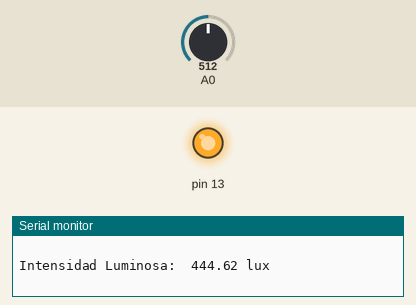
Recording of a sketch running on a simulated Arduino Uno, built with avr-gcc and run on an emulated ATmega328P. Shown: output pins drawn as LEDs (lit = HIGH), the last lines printed to the serial monitor. The inputs (shaded band) are chosen by the test bench; at power-on: A0 = 512.

Above: at 1.8 s.
1.9 s: A0 set to 793
3.4 s: A0 set to 818
At 4.7 s:
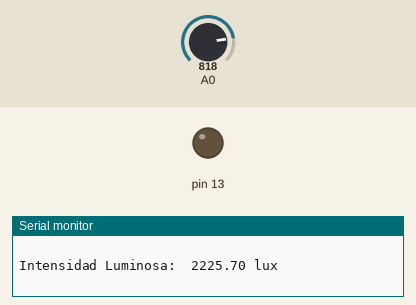
5.6 s: A0 set to 716
At 6.5 s:
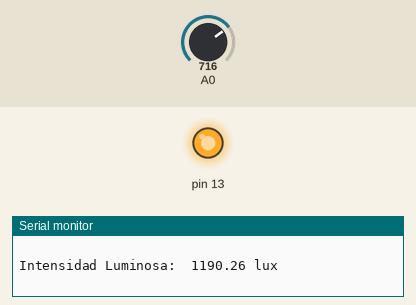
7.7 s: A0 set to 900
At 9.5 s:
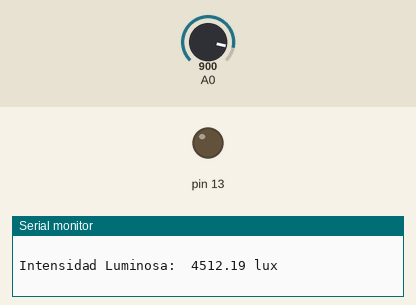
Timing chart, 0 to 10.8 s (numbered marks = the images above; inputs shaded):
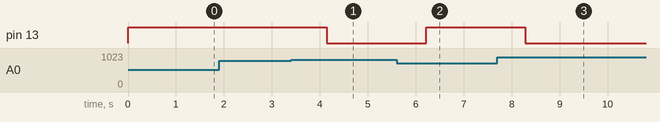

The sketch:

LDR.ino
```cpp
void setup() {
  pinMode(A0,INPUT);
  pinMode(13,OUTPUT);
  Serial.begin(9600);
}
double pot1 = 0;
double Van;
double IL, A, B;
void loop()
{

  pot1 = analogRead(A0);
  Van= (pot1*5)/1023;
  B = (5/Van)-1;
  A = pow(B,(-1.165501166));
  IL= (443.6100872)*(A);
  if(IL<2000)
  {
    digitalWrite(13, HIGH);
  }
  else
  {
    digitalWrite(13, LOW);
  }
  Serial.print("Voltaje Analogico:  ");
  Serial.print(Van);
  Serial.println(" V");
  Serial.println(" ");
  Serial.print("Numero Analogico:  ");
  Serial.println(pot1);
  Serial.println(" ");
  Serial.print("Intensidad Luminosa:  ");
  Serial.print(IL);
  Serial.println(" lux");
  Serial.println(" ");

  delay(1000);
   //Imprimir con salto de linea
}
```

Measured:
- the behaviour switches between 802 and 803 on A0 (found by bisection; images 0 and 1)
- after the input at 3.4 s, pin 13: HIGH → LOW after 0.74 s
- after the input at 5.6 s, pin 13: LOW → HIGH after 0.61 s
- after the input at 7.7 s, pin 13: HIGH → LOW after 0.59 s
